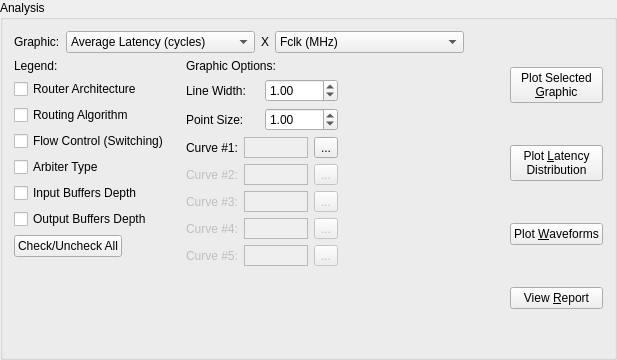
          <widget class="QGroupBox" name="groupBox_3">
           <property name="title">
            <string>Analysis</string>
           </property>
           <layout class="QVBoxLayout" name="verticalLayout_11">
            <item>
             <layout class="QHBoxLayout" name="horizontalLayout_33">
              <item>
               <layout class="QVBoxLayout" name="verticalLayout_14">
                <item>
                 <layout class="QHBoxLayout" name="horizontalLayout_32">
                  <item>
                   <widget class="QLabel" name="labelGraphic">
                    <property name="text">
                     <string>Graphic:</string>
                    </property>
                   </widget>
                  </item>
                  <item>
                   <widget class="QComboBox" name="comboBoxYAxisGraphic">
                    <property name="sizeAdjustPolicy">
                     <enum>QComboBox::AdjustToContents</enum>
                    </property>
                    <item>
                     <property name="text">
                      <string>Average Latency (cycles)</string>
                     </property>
                    </item>
                    <item>
                     <property name="text">
                      <string>Average Latency (ns)</string>
                     </property>
                    </item>
                    <item>
                     <property name="text">
                      <string>Accepted Traffic (normalized)</string>
                     </property>
                    </item>
                    <item>
                     <property name="text">
                      <string>Accepted Traffic (Mbps/n)</string>
                     </property>
                    </item>
                    <item>
                     <property name="text">
                      <string>% Met deadlines RT0</string>
                     </property>
                    </item>
                    <item>
                     <property name="text">
                      <string>% Met deadlines RT1</string>
                     </property>
                    </item>
                    <item>
                     <property name="text">
                      <string>% Met deadlines nRT0</string>
                     </property>
                    </item>
                    <item>
                     <property name="text">
                      <string>% Met deadlines nRT1</string>
                     </property>
                    </item>
                   </widget>
                  </item>
                  <item>
                   <widget class="QLabel" name="labelVersus">
                    <property name="text">
                     <string>X</string>
                    </property>
                   </widget>
                  </item>
                  <item>
                   <widget class="QComboBox" name="comboBoxXAxisGraphic">
                    <property name="sizeAdjustPolicy">
                     <enum>QComboBox::AdjustToContents</enum>
                    </property>
                    <item>
                     <property name="text">
                      <string>Fclk (MHz)</string>
                     </property>
                    </item>
                    <item>
                     <property name="text">
                      <string>Offered Traffic (normalized)</string>
                     </property>
                    </item>
                    <item>
                     <property name="text">
                      <string>Accepted Traffic (normalized)</string>
                     </property>
                    </item>
                    <item>
                     <property name="text">
                      <string>Accepted Traffic (Mbps/n)</string>
                     </property>
                    </item>
                   </widget>
                  </item>
                  <item>
                   <spacer name="horizontalSpacer_9">
                    <property name="orientation">
                     <enum>Qt::Horizontal</enum>
                    </property>
                    <property name="sizeHint" stdset="0">
                     <size>
                      <width>40</width>
                      <height>20</height>
                     </size>
                    </property>
                   </spacer>
                  </item>
                 </layout>
                </item>
                <item>
                 <layout class="QHBoxLayout" name="horizontalLayout_31">
                  <item>
                   <layout class="QVBoxLayout" name="verticalLayout_12">
                    <item>
                     <widget class="QLabel" name="labelLegendGraphic">
                      <property name="text">
                       <string>Legend:</string>
                      </property>
                     </widget>
                    </item>
                    <item>
                     <widget class="QCheckBox" name="checkBoxRouterArchitecture">
                      <property name="text">
                       <string>Router Architecture</string>
                      </property>
                     </widget>
                    </item>
                    <item>
                     <widget class="QCheckBox" name="checkBoxRoutingAlgorithm">
                      <property name="text">
                       <string>Routing Algorithm</string>
                      </property>
                     </widget>
                    </item>
                    <item>
                     <widget class="QCheckBox" name="checkBoxFlowControl">
                      <property name="text">
                       <string>Flow Control (Switching)</string>
                      </property>
                     </widget>
                    </item>
                    <item>
                     <widget class="QCheckBox" name="checkBoxArbiterType">
                      <property name="text">
                       <string>Arbiter Type</string>
                      </property>
                     </widget>
                    </item>
                    <item>
                     <widget class="QCheckBox" name="checkBoxInputBuffersDepth">
                      <property name="text">
                       <string>Input Buffers Depth</string>
                      </property>
                     </widget>
                    </item>
                    <item>
                     <widget class="QCheckBox" name="checkBoxOutputBuffersDepth">
                      <property name="text">
                       <string>Output Buffers Depth</string>
                      </property>
                     </widget>
                    </item>
                    <item>
                     <layout class="QHBoxLayout" name="horizontalLayout_34">
                      <item>
                       <widget class="QPushButton" name="buttonCheckUncheckAll">
                        <property name="text">
                         <string>Check/Uncheck All</string>
                        </property>
                       </widget>
                      </item>
                      <item>
                       <spacer name="horizontalSpacer_10">
                        <property name="orientation">
                         <enum>Qt::Horizontal</enum>
                        </property>
                        <property name="sizeHint" stdset="0">
                         <size>
                          <width>40</width>
                          <height>20</height>
                         </size>
                        </property>
                       </spacer>
                      </item>
                     </layout>
                    </item>
                    <item>
                     <spacer name="verticalSpacer_4">
                      <property name="orientation">
                       <enum>Qt::Vertical</enum>
                      </property>
                      <property name="sizeHint" stdset="0">
                       <size>
                        <width>20</width>
                        <height>40</height>
                       </size>
                      </property>
                     </spacer>
                    </item>
                   </layout>
                  </item>
                  <item>
                   <layout class="QVBoxLayout" name="verticalLayout_10">
                    <item>
                     <widget class="QLabel" name="labelGraphicOptions">
                      <property name="text">
                       <string>Graphic Options:</string>
                      </property>
                     </widget>
                    </item>
                    <item>
                     <layout class="QHBoxLayout" name="horizontalLayout_29">
                      <item>
                       <widget class="QLabel" name="labelLineWidth">
                        <property name="text">
                         <string>Line Width:</string>
                        </property>
                        <property name="buddy">
                         <cstring>doubleSpinBoxLineWidth</cstring>
                        </property>
                       </widget>
                      </item>
                      <item>
                       <widget class="QDoubleSpinBox" name="doubleSpinBoxLineWidth">
                        <property name="correctionMode">
                         <enum>QAbstractSpinBox::CorrectToNearestValue</enum>
                        </property>
                        <property name="minimum">
                         <double>0.010000000000000</double>
                        </property>
                        <property name="maximum">
                         <double>5.000000000000000</double>
                        </property>
                        <property name="singleStep">
                         <double>0.500000000000000</double>
                        </property>
                        <property name="value">
                         <double>1.000000000000000</double>
                        </property>
                       </widget>
                      </item>
                     </layout>
                    </item>
                    <item>
                     <layout class="QHBoxLayout" name="horizontalLayout_30">
                      <item>
                       <widget class="QLabel" name="labelPointSize">
                        <property name="text">
                         <string>Point Size:</string>
                        </property>
                        <property name="buddy">
                         <cstring>doubleSpinBoxPointSize</cstring>
                        </property>
                       </widget>
                      </item>
                      <item>
                       <widget class="QDoubleSpinBox" name="doubleSpinBoxPointSize">
                        <property name="correctionMode">
                         <enum>QAbstractSpinBox::CorrectToNearestValue</enum>
                        </property>
                        <property name="minimum">
                         <double>0.010000000000000</double>
                        </property>
                        <property name="maximum">
                         <double>5.000000000000000</double>
                        </property>
                        <property name="singleStep">
                         <double>0.500000000000000</double>
                        </property>
                        <property name="value">
                         <double>1.000000000000000</double>
                        </property>
                       </widget>
                      </item>
                     </layout>
                    </item>
                    <item>
                     <layout class="QHBoxLayout" name="horizontalLayout_24">
                      <item>
                       <widget class="QLabel" name="labelColorCurve1">
                        <property name="text">
                         <string>Curve #1:</string>
                        </property>
                       </widget>
                      </item>
                      <item>
                       <widget class="QFrame" name="frameCurve1">
                        <property name="minimumSize">
                         <size>
                          <width>64</width>
                          <height>0</height>
                         </size>
                        </property>
                        <property name="autoFillBackground">
                         <bool>true</bool>
                        </property>
                        <property name="frameShape">
                         <enum>QFrame::StyledPanel</enum>
                        </property>
                        <property name="frameShadow">
                         <enum>QFrame::Raised</enum>
                        </property>
                       </widget>
                      </item>
                      <item>
                       <widget class="QToolButton" name="toolButtonColorCurve1">
                        <property name="text">
                         <string>...</string>
                        </property>
                        <property name="icon">
                         <iconset resource="../resources/Icons.qrc">
                          <normaloff>:/icons/icons/color_picker_icon.png</normaloff>:/icons/icons/color_picker_icon.png</iconset>
                        </property>
                       </widget>
                      </item>
                     </layout>
                    </item>
                    <item>
                     <layout class="QHBoxLayout" name="horizontalLayout_25">
                      <item>
                       <widget class="QLabel" name="labelColorCurve2">
                        <property name="enabled">
                         <bool>false</bool>
                        </property>
                        <property name="text">
                         <string>Curve #2:</string>
                        </property>
                       </widget>
                      </item>
                      <item>
                       <widget class="QFrame" name="frameCurve2">
                        <property name="enabled">
                         <bool>false</bool>
                        </property>
                        <property name="minimumSize">
                         <size>
                          <width>64</width>
                          <height>0</height>
                         </size>
                        </property>
                        <property name="autoFillBackground">
                         <bool>true</bool>
                        </property>
                        <property name="frameShape">
                         <enum>QFrame::StyledPanel</enum>
                        </property>
                        <property name="frameShadow">
                         <enum>QFrame::Raised</enum>
                        </property>
                       </widget>
                      </item>
                      <item>
                       <widget class="QToolButton" name="toolButtonColorCurve2">
                        <property name="enabled">
                         <bool>false</bool>
                        </property>
                        <property name="text">
                         <string>...</string>
                        </property>
                        <property name="icon">
                         <iconset resource="../resources/Icons.qrc">
                          <normaloff>:/icons/icons/color_picker_icon.png</normaloff>:/icons/icons/color_picker_icon.png</iconset>
                        </property>
                       </widget>
                      </item>
                     </layout>
                    </item>
                    <item>
                     <layout class="QHBoxLayout" name="horizontalLayout_26">
                      <item>
                       <widget class="QLabel" name="labelColorCurve3">
                        <property name="enabled">
                         <bool>false</bool>
                        </property>
                        <property name="text">
                         <string>Curve #3:</string>
                        </property>
                       </widget>
                      </item>
                      <item>
                       <widget class="QFrame" name="frameCurve3">
                        <property name="enabled">
                         <bool>false</bool>
                        </property>
                        <property name="minimumSize">
                         <size>
                          <width>64</width>
                          <height>0</height>
                         </size>
                        </property>
                        <property name="autoFillBackground">
                         <bool>true</bool>
                        </property>
                        <property name="frameShape">
                         <enum>QFrame::StyledPanel</enum>
                        </property>
                        <property name="frameShadow">
                         <enum>QFrame::Raised</enum>
                        </property>
                       </widget>
                      </item>
                      <item>
                       <widget class="QToolButton" name="toolButtonColorCurve3">
                        <property name="enabled">
                         <bool>false</bool>
                        </property>
                        <property name="text">
                         <string>...</string>
                        </property>
                        <property name="icon">
                         <iconset resource="../resources/Icons.qrc">
                          <normaloff>:/icons/icons/color_picker_icon.png</normaloff>:/icons/icons/color_picker_icon.png</iconset>
                        </property>
                       </widget>
                      </item>
                     </layout>
                    </item>
                    <item>
                     <layout class="QHBoxLayout" name="horizontalLayout_27">
                      <item>
                       <widget class="QLabel" name="labelColorCurve4">
                        <property name="enabled">
                         <bool>false</bool>
                        </property>
                        <property name="text">
                         <string>Curve #4:</string>
                        </property>
                       </widget>
                      </item>
                      <item>
                       <widget class="QFrame" name="frameCurve4">
                        <property name="enabled">
                         <bool>false</bool>
                        </property>
                        <property name="minimumSize">
                         <size>
                          <width>64</width>
                          <height>0</height>
                         </size>
                        </property>
                        <property name="autoFillBackground">
                         <bool>true</bool>
                        </property>
                        <property name="frameShape">
                         <enum>QFrame::StyledPanel</enum>
                        </property>
                        <property name="frameShadow">
                         <enum>QFrame::Raised</enum>
                        </property>
                       </widget>
                      </item>
                      <item>
                       <widget class="QToolButton" name="toolButtonColorCurve4">
                        <property name="enabled">
                         <bool>false</bool>
                        </property>
                        <property name="text">
                         <string>...</string>
                        </property>
                        <property name="icon">
                         <iconset resource="../resources/Icons.qrc">
                          <normaloff>:/icons/icons/color_picker_icon.png</normaloff>:/icons/icons/color_picker_icon.png</iconset>
                        </property>
                       </widget>
                      </item>
                     </layout>
                    </item>
                    <item>
                     <layout class="QHBoxLayout" name="horizontalLayout_28">
                      <item>
                       <widget class="QLabel" name="labelColorCurve5">
                        <property name="enabled">
                         <bool>false</bool>
                        </property>
                        <property name="text">
                         <string>Curve #5:</string>
                        </property>
                       </widget>
                      </item>
                      <item>
                       <widget class="QFrame" name="frameCurve5">
                        <property name="enabled">
                         <bool>false</bool>
                        </property>
                        <property name="minimumSize">
                         <size>
                          <width>64</width>
                          <height>0</height>
                         </size>
                        </property>
                        <property name="autoFillBackground">
                         <bool>true</bool>
                        </property>
                        <property name="frameShape">
                         <enum>QFrame::StyledPanel</enum>
                        </property>
                        <property name="frameShadow">
                         <enum>QFrame::Raised</enum>
                        </property>
                       </widget>
                      </item>
                      <item>
                       <widget class="QToolButton" name="toolButtonColorCurve5">
                        <property name="enabled">
                         <bool>false</bool>
                        </property>
                        <property name="text">
                         <string>...</string>
                        </property>
                        <property name="icon">
                         <iconset resource="../resources/Icons.qrc">
                          <normaloff>:/icons/icons/color_picker_icon.png</normaloff>:/icons/icons/color_picker_icon.png</iconset>
                        </property>
                       </widget>
                      </item>
                     </layout>
                    </item>
                    <item>
                     <spacer name="verticalSpacer_5">
                      <property name="orientation">
                       <enum>Qt::Vertical</enum>
                      </property>
                      <property name="sizeHint" stdset="0">
                       <size>
                        <width>20</width>
                        <height>40</height>
                       </size>
                      </property>
                     </spacer>
                    </item>
                   </layout>
                  </item>
                  <item>
                   <spacer name="horizontalSpacer_11">
                    <property name="orientation">
                     <enum>Qt::Horizontal</enum>
                    </property>
                    <property name="sizeHint" stdset="0">
                     <size>
                      <width>40</width>
                      <height>20</height>
                     </size>
                    </property>
                   </spacer>
                  </item>
                 </layout>
                </item>
                <item>
                 <spacer name="verticalSpacer_3">
                  <property name="orientation">
                   <enum>Qt::Vertical</enum>
                  </property>
                  <property name="sizeHint" stdset="0">
                   <size>
                    <width>20</width>
                    <height>40</height>
                   </size>
                  </property>
                 </spacer>
                </item>
               </layout>
              </item>
              <item>
               <layout class="QVBoxLayout" name="verticalLayout_13">
                <item>
                 <widget class="QPushButton" name="buttonPlotGraphicSelected">
                  <property name="text">
                   <string>Plot Selected
&amp;Graphic</string>
                  </property>
                  <property name="icon">
                   <iconset resource="../resources/Icons.qrc">
                    <normaloff>:/icons/icons/plot_graphic_icon.png</normaloff>:/icons/icons/plot_graphic_icon.png</iconset>
                  </property>
                  <property name="iconSize">
                   <size>
                    <width>48</width>
                    <height>48</height>
                   </size>
                  </property>
                 </widget>
                </item>
                <item>
                 <widget class="QPushButton" name="buttonPlotLatencyDistribution">
                  <property name="text">
                   <string>Plot &amp;Latency
Distribution</string>
                  </property>
                  <property name="icon">
                   <iconset resource="../resources/Icons.qrc">
                    <normaloff>:/icons/icons/latency_distribution_icon.png</normaloff>:/icons/icons/latency_distribution_icon.png</iconset>
                  </property>
                  <property name="iconSize">
                   <size>
                    <width>48</width>
                    <height>48</height>
                   </size>
                  </property>
                 </widget>
                </item>
                <item>
                 <widget class="QPushButton" name="buttonPlotWaveform">
                  <property name="text">
                   <string>Plot &amp;Waveforms</string>
                  </property>
                  <property name="icon">
                   <iconset resource="../resources/Icons.qrc">
                    <normaloff>:/icons/icons/waveform_icon.png</normaloff>:/icons/icons/waveform_icon.png</iconset>
                  </property>
                  <property name="iconSize">
                   <size>
                    <width>48</width>
                    <height>48</height>
                   </size>
                  </property>
                 </widget>
                </item>
                <item>
                 <widget class="QPushButton" name="buttonViewReport">
                  <property name="text">
                   <string>View &amp;Report</string>
                  </property>
                  <property name="icon">
                   <iconset resource="../resources/Icons.qrc">
                    <normaloff>:/icons/icons/report_icon.png</normaloff>:/icons/icons/report_icon.png</iconset>
                  </property>
                  <property name="iconSize">
                   <size>
                    <width>48</width>
                    <height>48</height>
                   </size>
                  </property>
                 </widget>
                </item>
               </layout>
              </item>
             </layout>
            </item>
           </layout>
          </widget>
